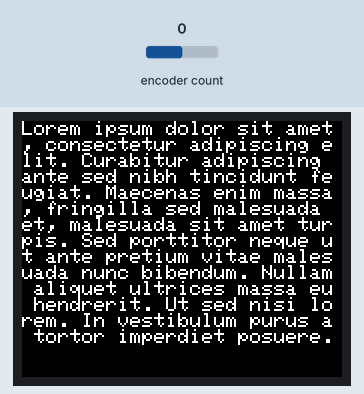
Bench run of a sketch on a simulated Teensy 4. Parts: 160×128 colour display. Inputs (shaded band) come from the test bench; at power-on: encoder count 0.

Above: at 2.9 s.
3.0 s: encoder count set to 1
At 4.2 s:
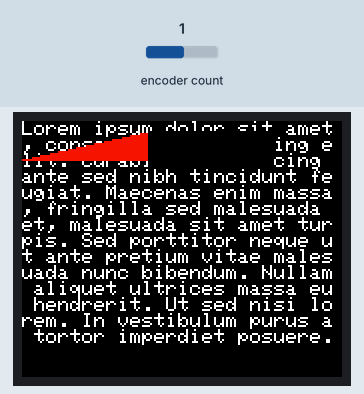
4.5 s: encoder count set to 0
At 5.5 s:
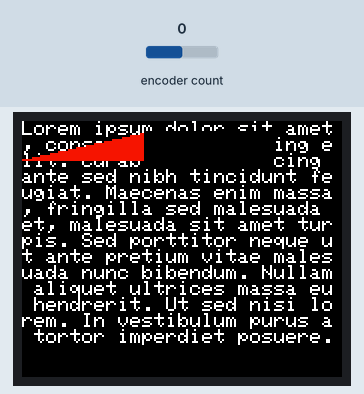
6.0 s: encoder count set to -1
At 6.7 s:
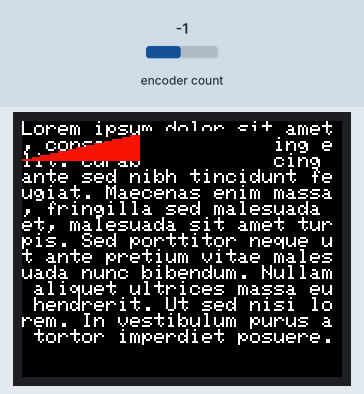
Timing chart, 0 to 9.0 s (numbered marks = the images above; inputs shaded):
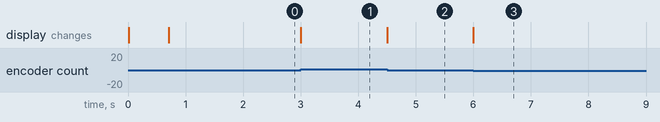

The sketch:

Volume.ino
```cpp
// (licence header left out)
 /**
  * Implement a basic volume control to allow testing output filtering
  * Show a simple volum bar on the screen
  * Volume control is an encoder producing interrupts
  */

#include <Arduino.h>

#include <Adafruit_GFX.h>    // Core graphics library
#include <ST7735_t3.h>    // Hardware-specific library
#include "VS1053.h"
#include <Encoder.h>

/**
 * Screen is an ST7735 based 1.8" screen without touch
 */
#define SC_SCL 27
#define SC_SDA 26
#define SC_CS 0
#define SC_DC 28
#define SC_RESET 29

/**
 * Music player is a VS1053 basic breakout board
 */
#define MP_MOSI 11
#define MP_MISO 12
#define MP_SCK 13
#define MP_CS 25
#define MP_DCS 25
#define MP_DREQ UNUSED
#define MP_RESET 24

#define VOL_L 30
#define VOL_R 31

ST7735_t3 tft = ST7735_t3(SC_CS, SC_DC, SC_SDA, SC_SCL, SC_RESET);

VS1053 midi = VS1053(MP_CS);

MIDINote note = {0,80,127};

Encoder volumeKnob(VOL_L, VOL_R);
long volume = 127;

uint8_t voice = 0;
uint32_t ticks = 0;

void setup() {

   Serial.begin(9600);
   pinMode(MP_MOSI, OUTPUT);
   pinMode(MP_MISO, INPUT);
   pinMode(MP_RESET, OUTPUT);
   pinMode(MP_SCK, OUTPUT);
   pinMode(MP_CS, OUTPUT);

  digitalWrite(MP_CS, HIGH);
  digitalWrite(MP_RESET, LOW);
  delay(10);
  digitalWrite(MP_RESET, HIGH);
  SPI.begin ();
  SPI.setBitOrder(MSBFIRST);
  midi.enableMIDI();
  midi.setVolume(0,127);

  tft.initR(INITR_BLACKTAB);
  tft.setRotation(1);
  uint16_t time = millis();
  tft.fillScreen(ST7735_BLACK);
  time = millis() - time;
  delay(500);

  // large block of text
  tft.fillScreen(ST7735_BLACK);
  testdrawtext("Lorem ipsum dolor sit amet, consectetur adipiscing elit. Curabitur adipiscing ante sed nibh tincidunt feugiat. Maecenas enim massa, fringilla sed malesuada et, malesuada sit amet turpis. Sed porttitor neque ut ante pretium vitae malesuada nunc bibendum. Nullam aliquet ultrices massa eu hendrerit. Ut sed nisi lorem. In vestibulum purus a tortor imperdiet posuere. ", ST7735_WHITE);
  delay(1000);

}

void loop() {

  long t = millis();
  long newVol = volumeKnob.readAndReset();
  if(newVol != 0) {
    volume += newVol;
    if(volume < 0) {
      volume = 0;
    } else if(volume > 127) {
      volume = 127;
    }
    midi.setVolume(0, volume);
    drawVolumeBar(volume);
  }

  if(t - ticks > 1000) {
    midi.noteOn(note);
    ticks = t;
  }
}

void testdrawtext(const char *text, uint16_t color) {
  tft.setCursor(0, 0);
  tft.setTextColor(color);
  tft.setTextWrap(true);
  tft.print(text);
}

void drawVolumeBar(uint8_t volume) {
  // Volume bounding box is (0,5),(63,19)
  // Draw the full triangle
  tft.fillTriangle( 0,  19, 63,  19,  63, 5,  0xf0a0);
  // now clip the end off as needed
  tft.fillRect( volume / 2,  5,  63,  19, 0x0000);
}
```

VS1053.h
```cpp
#ifndef VS1053_H
#define VS1053_H

#define MIDI_NOTE_OFF 0x80
#define MIDI_NOTE_ON 0x90

#define MIDI_CHANNEL_MODE 0xb0
#define MIDI_CHANNEL_VOLUME 0x07
#define MIDI_CHANNEL_EXPRESSION 0x0b
#define MIDI_CHANNEL_PROGRAM 0xc0

typedef struct {
  uint8_t channel;
  uint8_t note;
  uint8_t velocity;
} MIDINote;

class VS1053 {


  public:

  VS1053(uint8_t cs) : _cs(cs) {};

  void enableMIDI() {

  }

  void noteOn(MIDINote note);
  void noteOff(MIDINote note);
  void setVolume(uint8_t channel, uint8_t vol);

  void setVoice(uint8_t channel, uint8_t voice);
  void setBank(uint8_t channel, uint8_t bank);

  protected:
  uint8_t _cs;

  void sendMIDIByte(uint8_t b) {
    digitalWrite(_cs, LOW);
    SPI.transfer(b);
    SPI.transfer(0x00);
    digitalWrite(_cs, HIGH);
  }


};

void VS1053::noteOn(MIDINote note) {
  sendMIDIByte(MIDI_NOTE_ON | (note.channel & 0x0f));
  sendMIDIByte(note.note & 0x7f);
  sendMIDIByte(note.velocity & 0x7f);
}

void VS1053::setVolume(uint8_t channel, uint8_t vol) {
  sendMIDIByte(MIDI_CHANNEL_MODE | (channel & 0x0f));
  sendMIDIByte(MIDI_CHANNEL_VOLUME);
  sendMIDIByte(vol & 0x7f);
}

void VS1053::setVoice(uint8_t channel, uint8_t voice) {
    sendMIDIByte(MIDI_CHANNEL_PROGRAM | (channel & 0x0f));
    sendMIDIByte(voice);
}

#endif
```

Measured:
- after the input at 3.0 s, the display: changes at once (image 1)
- after the input at 4.5 s, the display: changes at once (image 2)
- after the input at 6.0 s, the display: changes at once (image 3)
